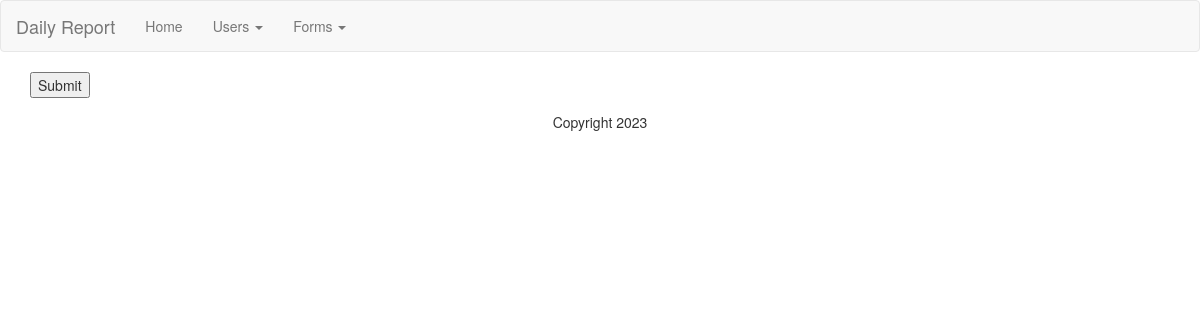
Before: /labor_form with the older database file.
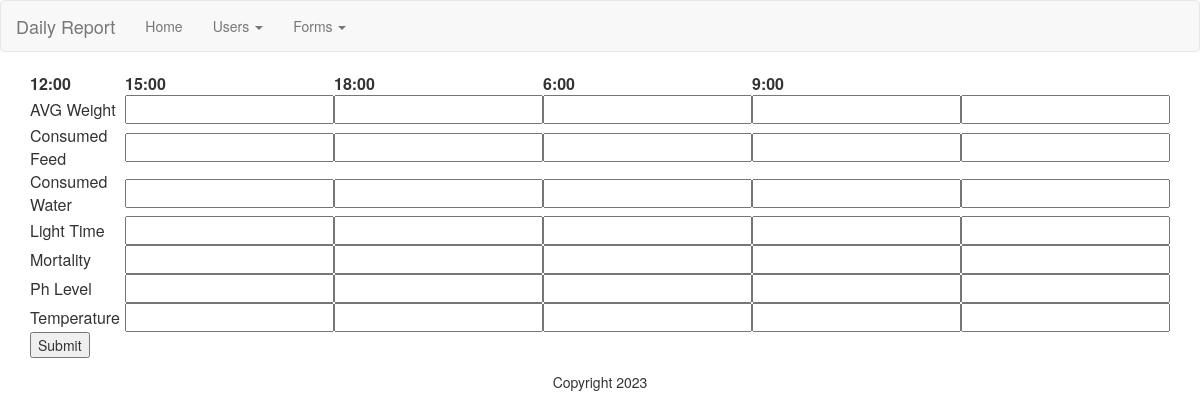
After: the same page with the newer database file.
### model.py (models this page shows, shortened)
class FormColumns(db.Model):
    __tablename__ = 'form_columns'
    form_id = Column(Integer, ForeignKey('form.form_id'), primary_key=True)
    column_title = Column(String, primary_key=True)

class TemplateRow(db.Model):
    __tablename__ = 'template_row'
    template_id = Column(Integer, ForeignKey('template.template_id'), primary_key=True)
    row_title = Column(String, primary_key=True)
    __table_args__ = (PrimaryKeyConstraint(template_id, row_title),)

### app.py (the view)
@app.route('/labor_form')
def view_labor_form():
    return build_form(1)

### Report_Manager/FormModel.py (called while the page is built)
def get_form_columns_by_form_id(form_id):
    form_columns = db.session.query(FormColumns.column_title) \
        .filter(FormColumns.form_id == form_id) \
        .all()
    return [column[0] for column in form_columns]

### Report_Manager/TemplateModel.py (called while the page is built)
def get_row_titles_by_template_id(template_id):
    row_titles = db.session.query(TemplateRow.row_title) \
        .filter(TemplateRow.template_id == template_id) \
        .all()
    return [title[0] for title in row_titles]

### app.py (called while the page is built)
@app.route('/form/<int:form_id>')
def build_form(form_id):
    column_names = get_form_columns_by_form_id(form_id)
    row_names = get_row_titles_by_template_id(form_id)
    return render_template('form_builder.html', column_names=column_names, row_names=row_names)

### templates/form_builder.html
{% extends "base.html" %}
{% block content %}
    <div class="container">
        <form>
          <table>
            <thead>
              <tr>
                {% for column_name in column_names %}
                  <th>{{ column_name }}</th>
                {% endfor %}
              </tr>
            </thead>
            <tbody>
              {% for row_name in row_names %}
                <tr>
                  <td>{{ row_name }}</td>
                  {% for column_name in column_names %}
                    <td><input type="text" name="{{ row_name }}_{{ column_name }}"></td>
                  {% endfor %}
                </tr>
              {% endfor %}
            </tbody>
          </table>
          <input type="submit" value="Submit">
        </form>
    </div>
{% endblock %}

### templates/base.html (shortened to what this page needs)
<html>
  <head>
    <link rel="stylesheet" href="https://maxcdn.bootstrapcdn.com/bootstrap/3.3.7/css/bootstrap.min.css">
  </head>
  <body>
    <header>
      <nav class="navbar navbar-default">
          <div class="container-fluid">
            <div class="navbar-header">
              <a class="navbar-brand" href="{{ url_for('home') }}">Daily Report</a>
            </div>
            <div id="navbar" class="navbar-collapse collapse">
              <ul class="nav navbar-nav">
              <li><a href="/home">Home</a></li>
              <li class="dropdown">
                <a href="#" class="dropdown-toggle" data-toggle="dropdown" role="button" aria-haspopup="true" aria-expanded="false">Users <span class="caret"></span></a>
              </li>
              <li class="dropdown">
                <a href="#" class="dropdown-toggle" data-toggle="dropdown" role="button" aria-haspopup="true" aria-expanded="false">Forms <span class="caret"></span></a>
              </li>
            </ul>
            </div>
          </div>
      </nav>
    </header>
    {% block content %}
    {% endblock %}
    <footer>
      <p class="text-center">Copyright 2023</p>
    </footer>
  </body>
</html>

Changed rows visible on the page:
added FormColumns: column_title "12:00"
added FormColumns: column_title "15:00"
added FormColumns: column_title "18:00"
added FormColumns: column_title "6:00"
added FormColumns: column_title "9:00"
added TemplateRow: row_title "AVG Weight"
added TemplateRow: row_title "Consumed Feed"
added TemplateRow: row_title "Consumed Water"
added TemplateRow: row_title "Light Time"
added TemplateRow: row_title "Mortality"
added TemplateRow: row_title "Ph Level"
added TemplateRow: row_title "Temperature"
